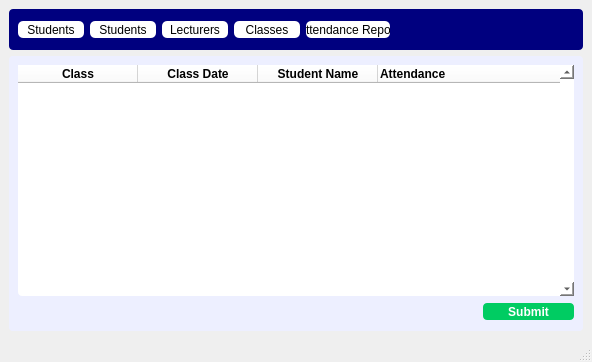
<?xml version="1.0" encoding="UTF-8"?>
<ui version="4.0">
 <class>MainWindow</class>
 <widget class="QMainWindow" name="MainWindow">
  <property name="geometry">
   <rect>
    <x>0</x>
    <y>0</y>
    <width>592</width>
    <height>362</height>
   </rect>
  </property>
  <property name="windowTitle">
   <string>MainWindow</string>
  </property>
  <widget class="QWidget" name="centralwidget">
   <layout class="QGridLayout" name="gridLayout">
    <item row="0" column="0">
     <widget class="QWidget" name="widget" native="true">
      <property name="minimumSize">
       <size>
        <width>571</width>
        <height>41</height>
       </size>
      </property>
      <property name="styleSheet">
       <string notr="true">QWidget  {
background-color: rgb(0, 0, 127);
border-radius : 4px;
}
QPushButton{
background-color: rgb(255, 255, 255);
border-radius : 5px;
}
QPushButton:Hover{
background-color: rgb(211, 218, 255);
}
QPushButton:checked{
background-color: rgb(0, 170, 255);
	color: rgb(255, 255, 255);
}</string>
      </property>
      <layout class="QHBoxLayout" name="horizontalLayout">
       <item>
        <widget class="QPushButton" name="pushButton_6">
         <property name="minimumSize">
          <size>
           <width>66</width>
           <height>17</height>
          </size>
         </property>
         <property name="text">
          <string>Students</string>
         </property>
         <property name="checkable">
          <bool>true</bool>
         </property>
         <property name="autoExclusive">
          <bool>true</bool>
         </property>
        </widget>
       </item>
       <item>
        <widget class="QPushButton" name="pushButton">
         <property name="minimumSize">
          <size>
           <width>66</width>
           <height>17</height>
          </size>
         </property>
         <property name="text">
          <string>Students</string>
         </property>
         <property name="checkable">
          <bool>true</bool>
         </property>
         <property name="autoExclusive">
          <bool>true</bool>
         </property>
         <attribute name="buttonGroup">
          <string notr="true">buttonGroup</string>
         </attribute>
        </widget>
       </item>
       <item>
        <widget class="QPushButton" name="pushButton_4">
         <property name="minimumSize">
          <size>
           <width>66</width>
           <height>17</height>
          </size>
         </property>
         <property name="text">
          <string>Lecturers</string>
         </property>
         <property name="checkable">
          <bool>true</bool>
         </property>
         <property name="autoExclusive">
          <bool>true</bool>
         </property>
         <attribute name="buttonGroup">
          <string notr="true">buttonGroup</string>
         </attribute>
        </widget>
       </item>
       <item>
        <widget class="QPushButton" name="pushButton_5">
         <property name="minimumSize">
          <size>
           <width>66</width>
           <height>17</height>
          </size>
         </property>
         <property name="text">
          <string>Classes</string>
         </property>
         <property name="checkable">
          <bool>true</bool>
         </property>
         <property name="autoExclusive">
          <bool>true</bool>
         </property>
         <attribute name="buttonGroup">
          <string notr="true">buttonGroup</string>
         </attribute>
        </widget>
       </item>
       <item>
        <widget class="QPushButton" name="pushButton_2">
         <property name="minimumSize">
          <size>
           <width>81</width>
           <height>17</height>
          </size>
         </property>
         <property name="text">
          <string>Attendance Report</string>
         </property>
         <property name="checkable">
          <bool>true</bool>
         </property>
         <property name="autoExclusive">
          <bool>true</bool>
         </property>
         <attribute name="buttonGroup">
          <string notr="true">buttonGroup</string>
         </attribute>
        </widget>
       </item>
       <item>
        <spacer name="horizontalSpacer">
         <property name="orientation">
          <enum>Qt::Horizontal</enum>
         </property>
         <property name="sizeHint" stdset="0">
          <size>
           <width>200</width>
           <height>20</height>
          </size>
         </property>
        </spacer>
       </item>
      </layout>
     </widget>
    </item>
    <item row="1" column="0">
     <widget class="QStackedWidget" name="stackedWidget">
      <property name="styleSheet">
       <string notr="true">background-color: rgb(237, 239, 255);
border-radius : 4px;</string>
      </property>
      <property name="currentIndex">
       <number>1</number>
      </property>
      <widget class="QWidget" name="page"/>
      <widget class="QWidget" name="page_2">
       <layout class="QGridLayout" name="gridLayout_2">
        <item row="0" column="0" colspan="2">
         <widget class="QTableWidget" name="tableWidget">
          <property name="styleSheet">
           <string notr="true">background-color: rgb(255, 255, 255);
border-radius: 4px;</string>
          </property>
          <property name="verticalScrollBarPolicy">
           <enum>Qt::ScrollBarAlwaysOn</enum>
          </property>
          <property name="alternatingRowColors">
           <bool>true</bool>
          </property>
          <attribute name="horizontalHeaderDefaultSectionSize">
           <number>120</number>
          </attribute>
          <attribute name="horizontalHeaderMinimumSectionSize">
           <number>24</number>
          </attribute>
          <attribute name="horizontalHeaderStretchLastSection">
           <bool>true</bool>
          </attribute>
          <column>
           <property name="text">
            <string>Class</string>
           </property>
           <property name="font">
            <font>
             <weight>75</weight>
             <bold>true</bold>
            </font>
           </property>
          </column>
          <column>
           <property name="text">
            <string>Class Date</string>
           </property>
           <property name="font">
            <font>
             <weight>75</weight>
             <bold>true</bold>
            </font>
           </property>
          </column>
          <column>
           <property name="text">
            <string>Student Name</string>
           </property>
           <property name="font">
            <font>
             <weight>75</weight>
             <bold>true</bold>
            </font>
           </property>
          </column>
          <column>
           <property name="text">
            <string>Attendance</string>
           </property>
           <property name="font">
            <font>
             <weight>75</weight>
             <bold>true</bold>
            </font>
           </property>
           <property name="textAlignment">
            <set>AlignLeading|AlignVCenter</set>
           </property>
          </column>
         </widget>
        </item>
        <item row="1" column="0">
         <spacer name="horizontalSpacer_2">
          <property name="orientation">
           <enum>Qt::Horizontal</enum>
          </property>
          <property name="sizeHint" stdset="0">
           <size>
            <width>470</width>
            <height>20</height>
           </size>
          </property>
         </spacer>
        </item>
        <item row="1" column="1">
         <widget class="QPushButton" name="pushButton_3">
          <property name="minimumSize">
           <size>
            <width>91</width>
            <height>17</height>
           </size>
          </property>
          <property name="font">
           <font>
            <pointsize>9</pointsize>
            <weight>75</weight>
            <bold>true</bold>
           </font>
          </property>
          <property name="styleSheet">
           <string notr="true">background-color: rgb(0, 204, 98);
color: rgb(255, 255, 255);</string>
          </property>
          <property name="text">
           <string>Submit</string>
          </property>
          <property name="checkable">
           <bool>true</bool>
          </property>
          <property name="autoExclusive">
           <bool>true</bool>
          </property>
          <attribute name="buttonGroup">
           <string notr="true">buttonGroup</string>
          </attribute>
         </widget>
        </item>
       </layout>
      </widget>
     </widget>
    </item>
   </layout>
  </widget>
  <widget class="QStatusBar" name="statusbar"/>
 </widget>
 <resources/>
 <connections/>
 <buttongroups>
  <buttongroup name="buttonGroup"/>
 </buttongroups>
</ui>
